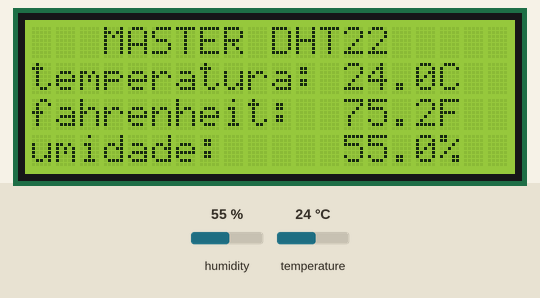
A program run on a simulated ESP32. Shown: 20×4 character LCD. Inputs (shaded band) come from the test bench; at power-on: temperature 24 °C, humidity 55 %. Nothing arrives over Bluetooth unless stated; what the program prints to the serial monitor is not drawn.

Above: at 2.6 s.
2.7 s: temperature set to 41 °C
At 6.5 s:
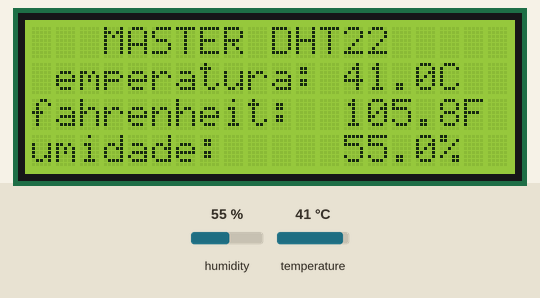
7.5 s: humidity set to 22 %
At 10.7 s:
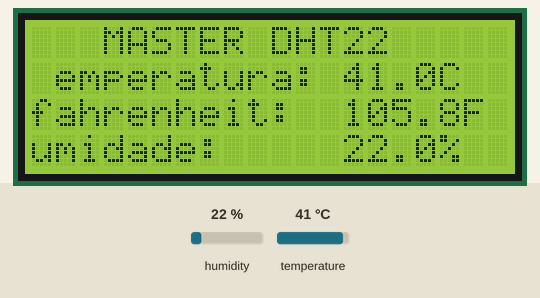
13.0 s: humidity set to 40 %
At 15.0 s:
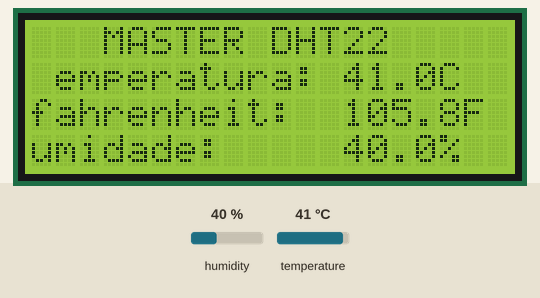
15.5 s: temperature set to 12 °C
At 19.2 s:
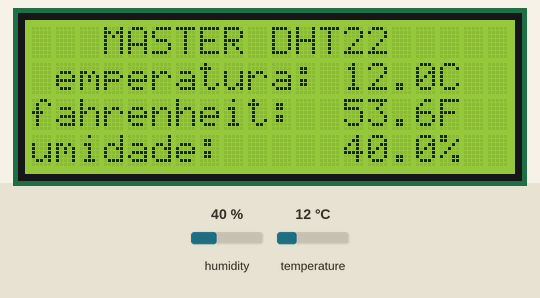
Timing chart, 0 to 20.5 s (numbered marks = the images above; inputs shaded):
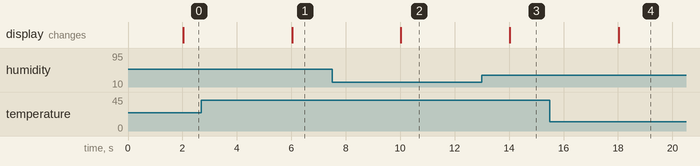

The program:

main.cpp
```cpp
#include <Arduino.h>
#include <DHT.h>
#include <BluetoothSerial.h>
#include <LiquidCrystal_I2C.h>
LiquidCrystal_I2C lcd(0x27, 20, 4);
BluetoothSerial BT;
// dentro das {} é o endereço do slave
uint8_t endSlave[] = {0xF4, 0x65, 0x0B, 0x54, 0x70, 0x12};

#define pinDHT 5
#define tipoDHT DHT22
unsigned long tempoAnterior = 0;
const unsigned long intervalo = 2000;
// variaveis / o valor foi pra forçar a 1 escrita no lcd
float tempC_anterior = -999.0;
float umidade_anterior = -999.0;

DHT medidor(pinDHT, tipoDHT);

void setup()
{
  Serial.begin(115200);
  medidor.begin();

  lcd.init();
  lcd.backlight();
  lcd.setCursor(0, 0);

  lcd.print("   MASTER DHT22    ");

  lcd.setCursor(0, 1);
  lcd.print("temperatura: ");

  lcd.setCursor(0, 2);
  lcd.print("fahrenheit: ");

  lcd.setCursor(0, 3);
  lcd.print("umidade: ");

  if (BT.begin("BTMasterKaua", true)) // diferente do slave o true é depois da virgula
  {
    Serial.println("bluetooth iniciou corretamente");
  }
  else
  {
    Serial.println("erro ao iniciar o bluetooth");
  }
  if (BT.connect(endSlave))
  {
    Serial.println("Conectado com Sucesso");
  }
  else
  {
    Serial.println("erro ao conectar com bluetooth");
  }
}

void loop()
{
  unsigned long tempoAtual = millis();

  if (tempoAtual - tempoAnterior >= intervalo)
  {
    tempoAnterior = tempoAtual;

    float tempC = medidor.readTemperature();
    float tempF = medidor.readTemperature(true);
    float umidade = medidor.readHumidity();

    if (!isnan(tempC) && !isnan(umidade))
    {
      bool mudou = (tempC != tempC_anterior || umidade != umidade_anterior);
      bool passouTempo = (tempoAtual - tempoAnterior >= intervalo);

      // atualiza o lcd (SOMENTE SE HOUVER ALTERAÇÃO) ---
      if (mudou)
      {
        lcd.setCursor(13, 1);
        lcd.print(tempC, 1);
        lcd.print("C  ");

        lcd.setCursor(13, 2);
        lcd.print(tempF, 1);
        lcd.print("F  ");

        lcd.setCursor(13, 3);
        lcd.print(umidade, 1);
        lcd.print("%  ");

        // atualiza os históricos para não escrever de novo no LCD até mudar
        tempC_anterior = tempC;
        umidade_anterior = umidade;
      }

      // envia os dados (A CADA 2 SEGUNDOS OU SE MUDOU)
      if (mudou || passouTempo)
      {
        // reseta o temporizador dos 2 segundos
        if (passouTempo)
        {
          tempoAnterior = tempoAtual;
        }

        Serial.print("temp em C: ");
        Serial.println(tempC);
        Serial.print("temp em F: ");
        Serial.println(tempF);
        Serial.print("umidade: ");
        Serial.println(umidade);
        Serial.println("----------------");

        BT.print("Temperatura: ");
        BT.print(tempC, 1);
        BT.print(" C | Umidade: ");
        BT.print(umidade, 1);
        BT.println(" %");
      }
    }
  }

  if (BT.available()) // função que verifica se chegou algo no bluetooth e se sim é igual a true
  {
    // '\n' é usado pra verificar que chegou no final do texto
    String msgRecebida = BT.readStringUntil('\n'); // verifica se esta conectado, caso esteja conectado ele vai ler o que esta sendo recebido como texto
    msgRecebida.trim();                            // remove todos os caracteres em brancos e especiais
    Serial.printf("mensagem recebida: %s", msgRecebida);
  }
  if (Serial.available()) // verifica se tem algo na serial e mostra no bluetooth
  {
    String msgEnviar = Serial.readStringUntil('\n');
    msgEnviar.trim();      // remove todos os caracteres em brancos e especiais
    BT.println(msgEnviar); // envia pro bluetooth
  }
}
```

Measured:
- after the input at 2.7 s, the display: changes after 3.3 s (image 1)
- after the input at 7.5 s, the display: changes after 2.5 s (image 2)
- after the input at 13.0 s, the display: changes after 1.0 s (image 3)
- after the input at 15.5 s, the display: changes after 2.5 s (image 4)
